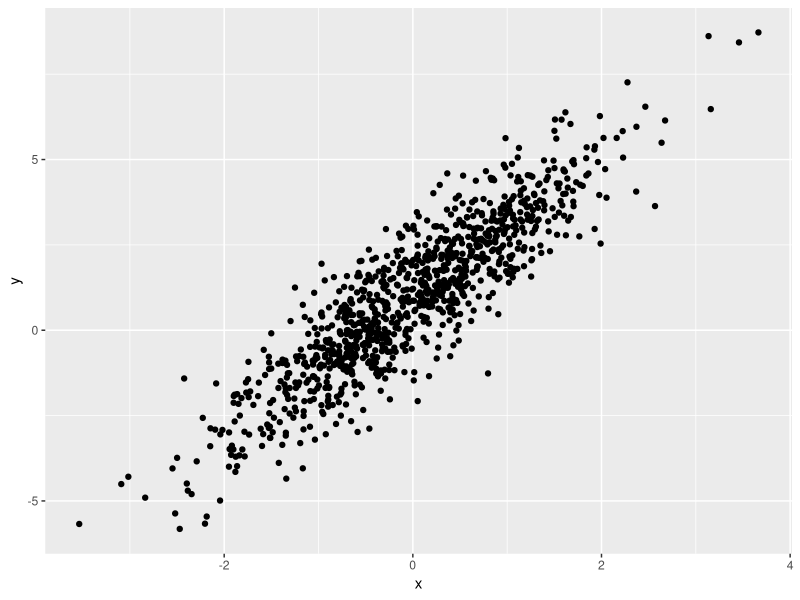

Here is the R script that generated this plot:
## ---- chunk 1
library(tidyverse)
## ---- chunk 2
samp = rnorm(100)
length(samp)
## ---- chunk 3
plot_df = 
  tibble(
    x = rnorm(n = 1000),
    y = 1 + 2 * x + rnorm(n = 1000)
  )

ggplot(plot_df, aes (x = x, y = y)) + geom_point()
## ---- chunk 4
learn_assess = 
  tibble(
    norm_samp = rnorm(n = 500, mean = 1),
    norm_samp_pos = norm_samp > 0,
    abs_norm_samp = abs(norm_samp)
  )


